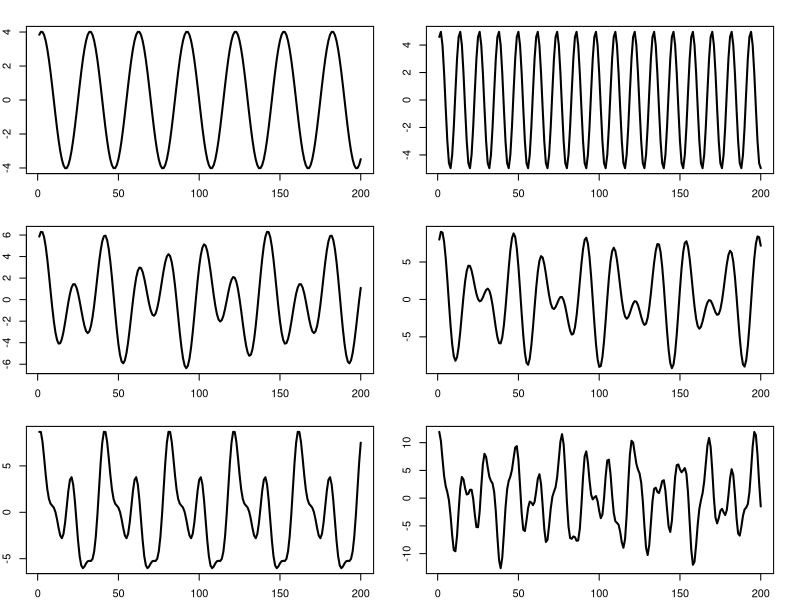
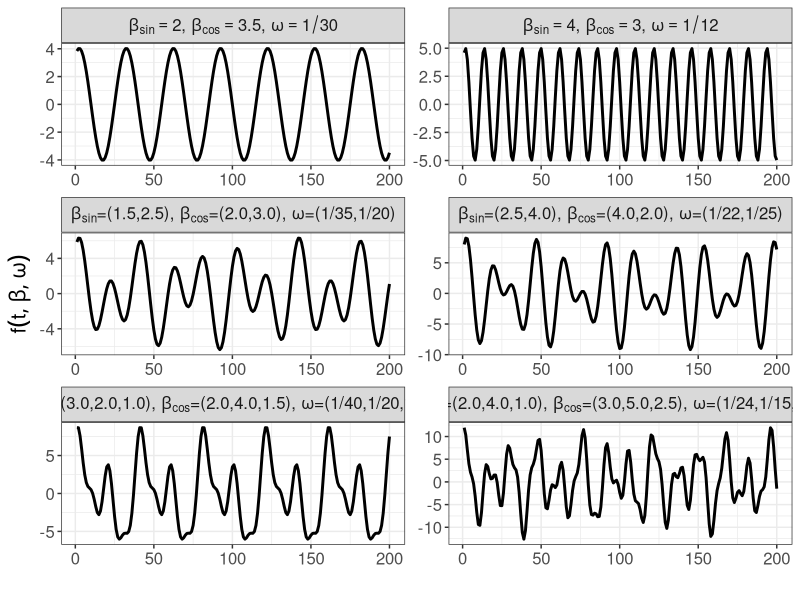

Write R code to recreate these figures, in order. (Note: this script raises an error after producing the figures.)
rm(list=ls())

#: Define the setting and the signal 
signal = function(x,beta1,beta2,omega) {
  n = length(x)
  M = length(omega)
  S = matrix(NA,n,M)
  for (j in 1:M) S[,j] = beta1[j]*sin(2*pi*x*omega[j])+beta2[j]*cos(2*pi*x*omega[j])
  rowSums(S)
}

setting = list()
setting[[1]] = matrix(c(2.0, 3.5, 1/30), 1, 3, byrow=TRUE)
setting[[2]] = matrix(c(4.0, 3.0, 1/12), 1, 3, byrow=TRUE)

setting[[3]] = matrix(c(1.5, 2.0, 1/35,
                        2.5, 3.0, 1/20), 2, 3, byrow=TRUE)
setting[[4]] = matrix(c(2.5, 4.0, 1/22,
                        4.0, 2.0, 1/15), 2, 3, byrow=TRUE)

setting[[5]] = matrix(c(3.0, 2.0, 1/40,
                        2.0, 4.0, 1/20,
                        1.0, 1.5, 1/10), 3, 3, byrow=TRUE)
setting[[6]] = matrix(c(2.0, 3.0, 1/24,
                        4.0, 5.0, 1/15,
                        1.0, 2.5, 1/7), 3, 3, byrow=TRUE)

colnames(setting[[1]]) = colnames(setting[[2]]) = colnames(setting[[3]]) = c("beta_1","beta_2","omega")
colnames(setting[[4]]) = colnames(setting[[5]]) = colnames(setting[[6]]) = c("beta_1","beta_2","omega")

par(mfrow=c(3,2),mar=c(2,2,2,2))
for (j in 1:6) {
  plot(signal(1:200,setting[[j]][,"beta_1"],setting[[j]][,"beta_2"],setting[[j]][,"omega"]),type='l',lwd=2)
}
par(mfrow=c(1,1),mar=c(2,2,2,2))

library(ggplot2)
dfpl = data.frame(x=rep(1:200,6),
                  signal=rep(1:6,each=200))
y = NULL
for (j in 1:6) y = c(y,signal(1:200,setting[[j]][,"beta_1"],setting[[j]][,"beta_2"],setting[[j]][,"omega"]))
dfpl$y = y

signal_names <- list(
  '1'=expression(paste(beta[sin] == 2.0,", ",beta[cos] == 3.5,", ",omega == 1/30)),
  '2'=expression(paste(beta[sin] == 4.0,", ",beta[cos] == 3.0,", ",omega == 1/12)),
  '3'=expression(paste(beta[sin],"=(1.5,2.5), ",beta[cos],"=(2.0,3.0), ",omega,"=(1/35,1/20)")),
  '4'=expression(paste(beta[sin],"=(2.5,4.0), ",beta[cos],"=(4.0,2.0), ",omega,"=(1/22,1/25)")),
  '5'=expression(paste(beta[sin],"=(3.0,2.0,1.0), ",beta[cos],"=(2.0,4.0,1.5), ",omega,"=(1/40,1/20,1/10)")),
  '6'=expression(paste(beta[sin],"=(2.0,4.0,1.0), ",beta[cos],"=(3.0,5.0,2.5), ",omega,"=(1/24,1/15,1/7)"))
  )
signal_labeller = function(variable,value){
  return(signal_names[value])
}

ggplot(data=dfpl,aes(x=x,y=y)) + theme_bw() +
    geom_line(size=1) + xlab("") + ylab(expression(f(t,beta,omega))) +
    theme(text=element_text(size=15)) + 
  facet_wrap(signal ~ ., labeller=signal_labeller,ncol=2,scales='free')

ggsave("Figures/sim_signal.pdf",height=7,width=10)


#: Create data

n = 100
ncp = 1
nseg = ncp + 1
minLen = 20
minLen*nseg

sigma = 3

Nsim = 50
seeds = sample(1:1e4,Nsim)

cp = matrix(NA,Nsim,ncp)
id = matrix(NA,Nsim,nseg)
sets = matrix(NA,Nsim,ncp+2)

for (it in 1:Nsim) {
  set.seed(seeds[it])
  
  id[it,1:nseg] = 1
  while (any(diff(id[it,1:nseg])==0)) id[it,1:nseg] = sample(1:6,nseg,replace=T)
  
  tau = rep(2,ncp)
  while (min(diff(c(1,tau,n))) < minLen) tau = sort(sample(1:n,ncp))
  cp[it,1:ncp] = tau
  sets[it,1:(nseg+1)] = c(0,tau,n)
  
  knots = c(0,tau,n)
  y = NULL
  s = NULL
  for (i in 1:nseg) {
    x = seq((knots[i]+1),knots[i+1])
    s_i = signal(x,setting[[id[it,i]]][,"beta_1"],setting[[id[it,i]]][,"beta_2"],setting[[id[it,i]]][,"omega"])
    s = c(s,s_i)
    y = c(y,s_i+rnorm(length(x),0,sigma))
  }
  
  write.table(y,file=paste0("data_sim/setting_n",n,"_ncp",ncp,"/data",it,".txt"),row.names=F)
  write.table(s,file=paste0("data_sim/setting_n",n,"_ncp",ncp,"/signal",it,".txt"),row.names=F)
}

save(list=c("setting","n","Nsim","minLen","seeds","ncp","nseg","id","cp","sets"),file=paste0("data_sim/setting_n",n,"_ncp",ncp,".RData"))

par(mfrow=c(2,1),mar=c(2,2,2,2))
plot(y,type='l')
abline(v=tau,lty='dashed',lwd=2,col=2)
plot(s,type='l')
abline(v=tau,lty='dashed',lwd=2,col=2)
par(mfrow=c(1,1),mar=c(2,2,2,2))
